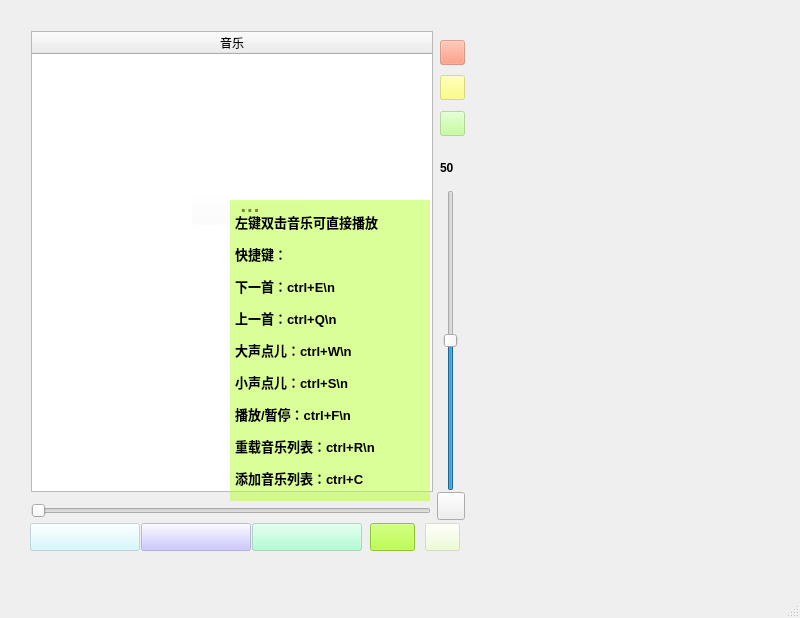
<?xml version="1.0" encoding="UTF-8"?>
<ui version="4.0">
 <class>musicPlayer</class>
 <widget class="QMainWindow" name="musicPlayer">
  <property name="geometry">
   <rect>
    <x>0</x>
    <y>0</y>
    <width>800</width>
    <height>618</height>
   </rect>
  </property>
  <property name="windowTitle">
   <string>musicPlayer</string>
  </property>
  <widget class="QWidget" name="centralwidget">
   <widget class="QPushButton" name="buttonLast">
    <property name="geometry">
     <rect>
      <x>30</x>
      <y>523</y>
      <width>110</width>
      <height>28</height>
     </rect>
    </property>
    <property name="styleSheet">
     <string notr="true">background-color: rgba(202, 248, 255,125);</string>
    </property>
    <property name="text">
     <string/>
    </property>
    <property name="icon">
     <iconset resource="resource.qrc">
      <normaloff>:/image/last.png</normaloff>:/image/last.png</iconset>
    </property>
   </widget>
   <widget class="QPushButton" name="buttonPause">
    <property name="geometry">
     <rect>
      <x>141</x>
      <y>523</y>
      <width>110</width>
      <height>28</height>
     </rect>
    </property>
    <property name="styleSheet">
     <string notr="true">background-color: rgba(187, 184, 255,125);</string>
    </property>
    <property name="text">
     <string/>
    </property>
    <property name="icon">
     <iconset resource="resource.qrc">
      <normaloff>:/image/star.ico</normaloff>:/image/star.ico</iconset>
    </property>
   </widget>
   <widget class="QPushButton" name="buttonNext">
    <property name="geometry">
     <rect>
      <x>252</x>
      <y>523</y>
      <width>110</width>
      <height>28</height>
     </rect>
    </property>
    <property name="styleSheet">
     <string notr="true">background-color: rgba(155, 255, 200,125);</string>
    </property>
    <property name="text">
     <string/>
    </property>
    <property name="icon">
     <iconset resource="resource.qrc">
      <normaloff>:/image/next.png</normaloff>:/image/next.png</iconset>
    </property>
   </widget>
   <widget class="QTableWidget" name="musicList">
    <property name="geometry">
     <rect>
      <x>31</x>
      <y>31</y>
      <width>402</width>
      <height>461</height>
     </rect>
    </property>
    <property name="font">
     <font>
      <weight>50</weight>
      <italic>false</italic>
      <bold>false</bold>
     </font>
    </property>
    <property name="autoFillBackground">
     <bool>false</bool>
    </property>
    <property name="styleSheet">
     <string notr="true">border-image: url(:/image/musicListBack.png);


</string>
    </property>
    <attribute name="horizontalHeaderStretchLastSection">
     <bool>true</bool>
    </attribute>
    <attribute name="verticalHeaderVisible">
     <bool>false</bool>
    </attribute>
    <column>
     <property name="text">
      <string>音乐</string>
     </property>
    </column>
   </widget>
   <widget class="QPushButton" name="buttonInit">
    <property name="geometry">
     <rect>
      <x>191</x>
      <y>194</y>
      <width>119</width>
      <height>31</height>
     </rect>
    </property>
    <property name="font">
     <font>
      <pointsize>15</pointsize>
      <weight>75</weight>
      <italic>false</italic>
      <bold>true</bold>
      <underline>false</underline>
      <strikeout>false</strikeout>
     </font>
    </property>
    <property name="cursor">
     <cursorShape>ArrowCursor</cursorShape>
    </property>
    <property name="styleSheet">
     <string notr="true">background-color: rgba(255, 255, 255, 0);</string>
    </property>
    <property name="text">
     <string>···</string>
    </property>
   </widget>
   <widget class="QSlider" name="volumSlider">
    <property name="geometry">
     <rect>
      <x>440</x>
      <y>190</y>
      <width>22</width>
      <height>301</height>
     </rect>
    </property>
    <property name="font">
     <font>
      <pointsize>9</pointsize>
      <weight>50</weight>
      <italic>false</italic>
      <bold>false</bold>
     </font>
    </property>
    <property name="styleSheet">
     <string notr="true"/>
    </property>
    <property name="maximum">
     <number>100</number>
    </property>
    <property name="value">
     <number>50</number>
    </property>
    <property name="sliderPosition">
     <number>50</number>
    </property>
    <property name="orientation">
     <enum>Qt::Vertical</enum>
    </property>
    <property name="tickPosition">
     <enum>QSlider::NoTicks</enum>
    </property>
    <property name="tickInterval">
     <number>0</number>
    </property>
   </widget>
   <widget class="QLabel" name="labVolum">
    <property name="geometry">
     <rect>
      <x>440</x>
      <y>150</y>
      <width>35</width>
      <height>35</height>
     </rect>
    </property>
    <property name="font">
     <font>
      <weight>75</weight>
      <bold>true</bold>
     </font>
    </property>
    <property name="text">
     <string>50</string>
    </property>
   </widget>
   <widget class="QPushButton" name="buttonVolum">
    <property name="geometry">
     <rect>
      <x>437</x>
      <y>492</y>
      <width>28</width>
      <height>28</height>
     </rect>
    </property>
    <property name="text">
     <string/>
    </property>
    <property name="icon">
     <iconset resource="resource.qrc">
      <normaloff>:/image/volum.png</normaloff>:/image/volum.png</iconset>
    </property>
   </widget>
   <widget class="QPushButton" name="buttonhelp">
    <property name="geometry">
     <rect>
      <x>425</x>
      <y>523</y>
      <width>35</width>
      <height>28</height>
     </rect>
    </property>
    <property name="styleSheet">
     <string notr="true">background-color: rgba(234, 255, 201,100);</string>
    </property>
    <property name="text">
     <string/>
    </property>
    <property name="icon">
     <iconset resource="resource.qrc">
      <normaloff>:/image/help.png</normaloff>:/image/help.png</iconset>
    </property>
    <property name="checkable">
     <bool>false</bool>
    </property>
   </widget>
   <widget class="QLabel" name="labhand">
    <property name="geometry">
     <rect>
      <x>130</x>
      <y>190</y>
      <width>41</width>
      <height>41</height>
     </rect>
    </property>
    <property name="font">
     <font>
      <pointsize>14</pointsize>
      <weight>75</weight>
      <bold>true</bold>
     </font>
    </property>
    <property name="layoutDirection">
     <enum>Qt::LeftToRight</enum>
    </property>
    <property name="styleSheet">
     <string notr="true">
border-image: url(:/image/hand.png);</string>
    </property>
    <property name="text">
     <string/>
    </property>
    <property name="margin">
     <number>22</number>
    </property>
   </widget>
   <widget class="QSlider" name="positiSlider">
    <property name="geometry">
     <rect>
      <x>31</x>
      <y>500</y>
      <width>400</width>
      <height>22</height>
     </rect>
    </property>
    <property name="orientation">
     <enum>Qt::Horizontal</enum>
    </property>
   </widget>
   <widget class="QPushButton" name="buttonreload">
    <property name="geometry">
     <rect>
      <x>440</x>
      <y>75</y>
      <width>25</width>
      <height>25</height>
     </rect>
    </property>
    <property name="styleSheet">
     <string notr="true">background-color: rgba(255, 255, 101, 125);
border-image: url(:/image/reload.png);</string>
    </property>
    <property name="text">
     <string/>
    </property>
   </widget>
   <widget class="QPushButton" name="buttonback">
    <property name="geometry">
     <rect>
      <x>440</x>
      <y>40</y>
      <width>25</width>
      <height>25</height>
     </rect>
    </property>
    <property name="styleSheet">
     <string notr="true">background-color: rgba(255, 135, 99, 125);
border-image: url(:/image/back.png);
</string>
    </property>
    <property name="text">
     <string/>
    </property>
   </widget>
   <widget class="QPushButton" name="buttonadd">
    <property name="geometry">
     <rect>
      <x>440</x>
      <y>111</y>
      <width>25</width>
      <height>25</height>
     </rect>
    </property>
    <property name="styleSheet">
     <string notr="true">
border-image: url(:/image/add.png);
background-color: rgba(179, 255, 131, 125);</string>
    </property>
    <property name="text">
     <string/>
    </property>
   </widget>
   <widget class="QPushButton" name="buttonMode">
    <property name="geometry">
     <rect>
      <x>370</x>
      <y>523</y>
      <width>45</width>
      <height>28</height>
     </rect>
    </property>
    <property name="styleSheet">
     <string notr="true">background-color: rgba(169, 255, 29, 200);
</string>
    </property>
    <property name="text">
     <string/>
    </property>
    <property name="icon">
     <iconset resource="resource.qrc">
      <normaloff>:/image/loop.png</normaloff>:/image/loop.png</iconset>
    </property>
   </widget>
   <widget class="QLabel" name="labhelp">
    <property name="geometry">
     <rect>
      <x>230</x>
      <y>200</y>
      <width>200</width>
      <height>301</height>
     </rect>
    </property>
    <property name="font">
     <font>
      <pointsize>10</pointsize>
      <weight>75</weight>
      <bold>true</bold>
     </font>
    </property>
    <property name="styleSheet">
     <string notr="true">background-color: rgba(192, 255, 73, 145);</string>
    </property>
    <property name="lineWidth">
     <number>1</number>
    </property>
    <property name="midLineWidth">
     <number>0</number>
    </property>
    <property name="text">
     <string>&lt;html&gt;&lt;head/&gt;&lt;body&gt;&lt;p&gt;左键双击音乐可直接播放&lt;/p&gt;&lt;p&gt;快捷键：&lt;/p&gt;&lt;p&gt;下一首：ctrl+E\n&lt;/p&gt;&lt;p&gt;上一首：ctrl+Q\n&lt;/p&gt;&lt;p&gt;大声点儿：ctrl+W\n&lt;/p&gt;&lt;p&gt;小声点儿：ctrl+S\n&lt;/p&gt;&lt;p&gt;播放/暂停：ctrl+F\n&lt;/p&gt;&lt;p&gt;重载音乐列表：ctrl+R\n&lt;/p&gt;&lt;p&gt;添加音乐列表：ctrl+C&lt;/p&gt;&lt;/body&gt;&lt;/html&gt;</string>
    </property>
    <property name="margin">
     <number>0</number>
    </property>
    <property name="indent">
     <number>5</number>
    </property>
   </widget>
  </widget>
  <widget class="QMenuBar" name="menubar">
   <property name="geometry">
    <rect>
     <x>0</x>
     <y>0</y>
     <width>800</width>
     <height>26</height>
    </rect>
   </property>
  </widget>
  <widget class="QStatusBar" name="statusbar"/>
 </widget>
 <resources>
  <include location="resource.qrc"/>
 </resources>
 <connections/>
</ui>
